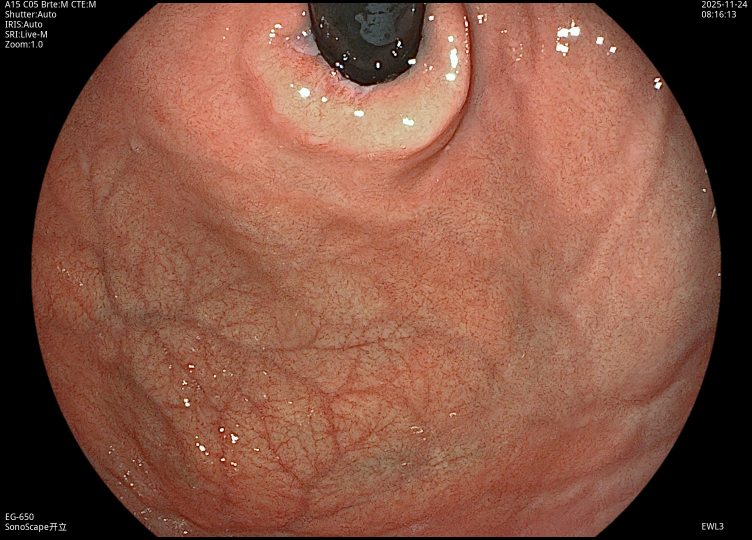
#> input picture data/calibration/good/202511241219G022.jpg, 1504 x 1080 px (shown at 1/2 size)
$ python batch_dark_visibility.py   (older library calls are emulated)
#> lines starting #> are read from the running program, lines starting #| are printed output that depends on the picture; after the words box and inside, x2 and y2 are one past the last pixel; in counts of white or black regions, pixels touching at a corner belong together
### scorer.py
import cv2
import numpy as np


def compute_fov_mask(image, threshold=10):
    """
    Compute endoscopic field-of-view mask.
    Exclude outer black background.

    Returns:
        fov_mask: boolean mask of valid image region
    """
    gray = cv2.cvtColor(image, cv2.COLOR_BGR2GRAY)

    # Basic threshold to separate valid region from black border
    mask = gray > threshold

    # Morphological cleanup
    mask_uint8 = mask.astype(np.uint8) * 255
    kernel = np.ones((7, 7), np.uint8)
    mask_uint8 = cv2.morphologyEx(mask_uint8, cv2.MORPH_CLOSE, kernel)
    mask_uint8 = cv2.morphologyEx(mask_uint8, cv2.MORPH_OPEN, kernel)

    # Keep largest connected component
    num_labels, labels, stats, _ = cv2.connectedComponentsWithStats(mask_uint8, connectivity=8)

    if num_labels <= 1:
        return mask

    largest_label = 1 + np.argmax(stats[1:, cv2.CC_STAT_AREA])
    fov_mask = labels == largest_label

    return fov_mask


# [41 lines left out: functions compute_blur_value, normalize_blur_score, compute_exposure_score, not called in this run]


def compute_dark_visibility_score(
    image,
    dark_threshold=85,
    detail_ref=18.0,
    kernel_size=9
):
    """
    Improved dark visibility using stable dark-region analysis.

    Returns:
        score
        dark_ratio
        bad_dark_ratio
    """
    gray = cv2.cvtColor(image, cv2.COLOR_BGR2GRAY).astype(np.float32)
    fov_mask = compute_fov_mask(image)

    if fov_mask.sum() == 0:
        return 0.0, 0.0, 1.0

    # ---- Dark mask ----
    dark_mask = (gray < dark_threshold) & fov_mask
    dark_ratio = float(dark_mask.sum() / fov_mask.sum())

    # ---- Stabilize dark region (not too small, not too noisy) ----
    dark_uint8 = dark_mask.astype(np.uint8) * 255
    kernel = np.ones((kernel_size, kernel_size), np.uint8)

    # erode slightly (remove boundary)
    dark_eroded = cv2.erode(dark_uint8, kernel, iterations=1)

    # dilate back (recover region size)
    dark_stable = cv2.dilate(dark_eroded, kernel, iterations=1)

    dark_stable_mask = dark_stable > 0

    # fallback
    if dark_stable_mask.sum() == 0:
        dark_stable_mask = dark_mask

    # ---- Gradient ----
    gx = cv2.Sobel(gray, cv2.CV_32F, 1, 0, ksize=3)
    gy = cv2.Sobel(gray, cv2.CV_32F, 0, 1, ksize=3)
    grad_mag = np.sqrt(gx ** 2 + gy ** 2)

    detail_score = grad_mag / detail_ref
    detail_score = np.clip(detail_score, 0.0, 1.0)

    # ---- Darkness ----
    darkness = 1.0 - gray / 255.0
    darkness = np.clip(darkness, 0.0, 1.0)

    # ---- Soft badness ----
    badness = (darkness ** 1.2) * (1.0 - detail_score)

    if dark_stable_mask.sum() > 0:
        bad_dark_ratio = float(badness[dark_stable_mask].mean())
    else:
        bad_dark_ratio = 0.0

    # ---- Final score ----
    penalty = bad_dark_ratio * 1.5
    score = 1.0 - penalty
    score = max(0.0, min(1.0, score))

    return score, dark_ratio, bad_dark_ratio

### batch_dark_visibility.py
import cv2
import os
from scorer import compute_dark_visibility_score

IMG_EXT = (".jpg", ".jpeg", ".png", ".bmp")


def process_folder(folder_path):
    results = []  # (filename, dark_ratio, bad_dark_ratio, dark_visibility_score)

    for filename in os.listdir(folder_path):
        if not filename.lower().endswith(IMG_EXT):
            continue

        image_path = os.path.join(folder_path, filename)
        image = cv2.imread(image_path)

        if image is None:
            print(f"Failed to load: {image_path}")
            continue

        dark_visibility_score, dark_ratio, bad_dark_ratio = compute_dark_visibility_score(image)
        results.append((filename, dark_ratio, bad_dark_ratio, dark_visibility_score))

    return results


# [44 lines left out: function summary, not called in this run]


def main():
    base = os.path.join("data", "calibration")

    good = process_folder(os.path.join(base, "good"))
#> in process_folder, image is the input picture: shape (1080, 1504, 3); mean B, G, R 66.4, 83.5, 130.4
#> in compute_dark_visibility_score, `gray = cv2.cvtColor(image, cv2.COLOR_BGR2GRAY).astype(np.float32)`:
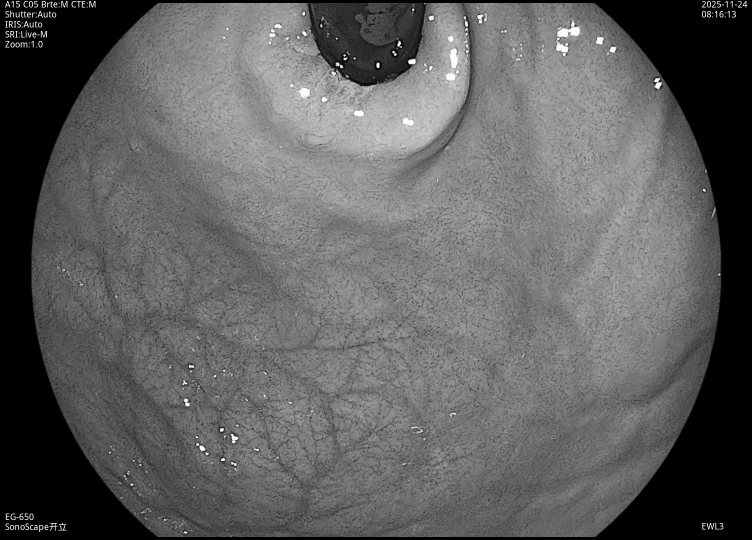
#> gray: shape (1080, 1504) float32 (shown at 1/2 size); min 0, max 255, mean 95.6
#> in compute_fov_mask, `mask = gray > threshold`:
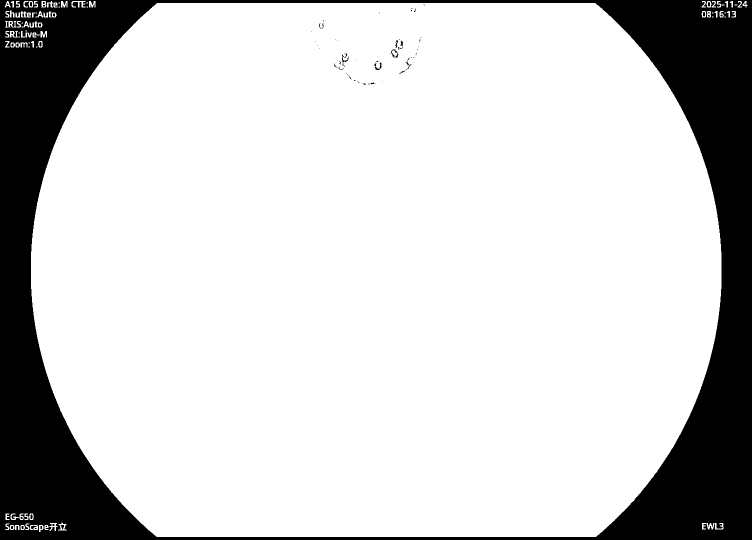
#> mask: shape (1080, 1504) bool (shown at 1/2 size); 81% white; 99 black regions (79 under 20 px), largest, box (x1, y1, x2, y2) and area: (0, 0, 1504, 1080) 306858, (684, 107, 697, 132) 88, (781, 99, 797, 116) 84
#> in compute_fov_mask, `mask_uint8 = cv2.morphologyEx(mask_uint8, cv2.MORPH_CLOSE, kernel)`: mask_uint8: shape (1080, 1504); 81.4% white; 9 black regions, largest, box (x1, y1, x2, y2) and area: (0, 0, 1504, 1080) 302276, (104, 0, 122, 5) 90, (1466, 0, 1476, 9) 90
#> in compute_fov_mask, `mask_uint8 = cv2.morphologyEx(mask_uint8, cv2.MORPH_OPEN, kernel)`: mask_uint8: shape (1080, 1504); 81.3% white; 3 black regions, box (x1, y1, x2, y2) and area: (0, 0, 1504, 1080) 303143, (92, 0, 122, 5) 150, (171, 0, 178, 5) 35
#> in compute_fov_mask, `num_labels, labels, stats, _ = cv2.connectedComponentsWithStats(mask_u..`:
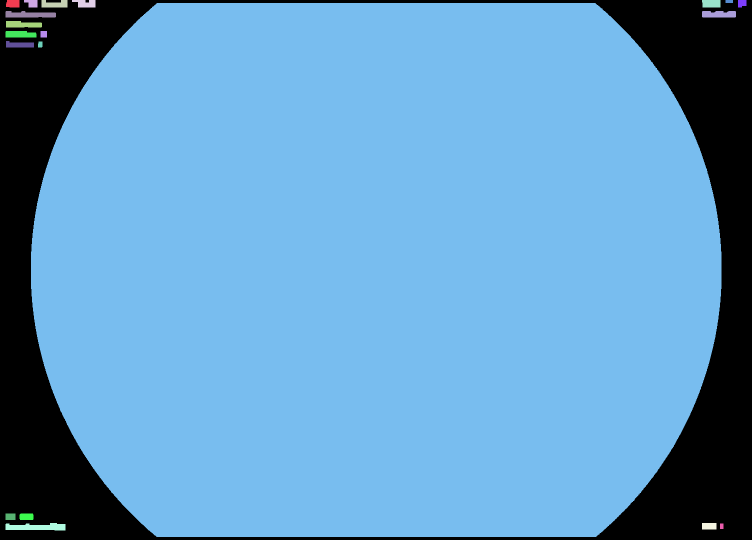
#> labels: shape (1080, 1504) int32 (shown at 1/2 size); 21 distinct labels, from 0 to 20; one colour per label, 0 black
#> in compute_fov_mask, `num_labels, labels, stats, _ = cv2.connectedComponentsWithStats(mask_u..`: num_labels = 21; stats = 21 rows, first 6: [0, 0, 1504, 1080, 303328], [12, 0, 27, 15, 387], [48, 0, 27, 15, 315], [83, 0, 52, 15, 630], [144, 0, 47, 15, 538], [1404, 0, 37, 15, 545]
#> in compute_fov_mask, `largest_label = 1 + np.argmax(stats[1:, cv2.CC_STAT_AREA])`: largest_label = 8
#> in compute_fov_mask, `fov_mask = labels == largest_label`: fov_mask: shape (1080, 1504) bool; 80.7% white; 1 black region, box (x1, y1, x2, y2) and area: (0, 0, 1504, 1080) 312778
#> in compute_dark_visibility_score, `dark_mask = (gray < dark_threshold) & fov_mask`:
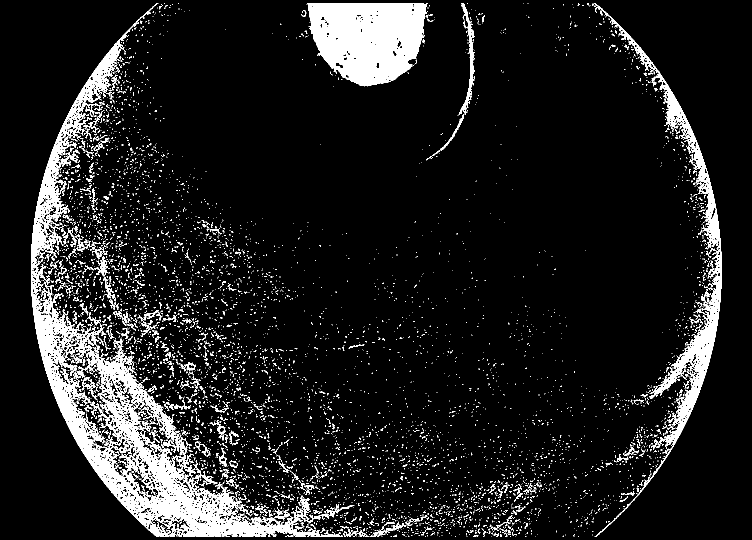
#> dark_mask: shape (1080, 1504) bool (shown at 1/2 size); 10% white; 6353 white regions (5965 under 20 px), largest, box (x1, y1, x2, y2) and area: (62, 6, 686, 1074) 69394, (615, 6, 856, 173) 30155, (1187, 6, 1443, 1074) 18727
#> in compute_dark_visibility_score, `dark_ratio = float(dark_mask.sum() / fov_mask.sum())`: dark_ratio = 0.124
#> in compute_dark_visibility_score, `dark_eroded = cv2.erode(dark_uint8, kernel, iterations=1)`: dark_eroded: shape (1080, 1504); 1.4% white; 82 white regions (59 under 20 px), largest, box (x1, y1, x2, y2) and area: (623, 10, 848, 168) 20704, (397, 1048, 448, 1066) 275, (1411, 646, 1431, 684) 273
#> in compute_dark_visibility_score, `dark_stable = cv2.dilate(dark_eroded, kernel, iterations=1)`: dark_stable: shape (1080, 1504); 2.7% white; 50 white regions, largest, box (x1, y1, x2, y2) and area: (619, 6, 852, 172) 28657, (1365, 642, 1435, 726) 2223, (393, 1044, 452, 1074) 1095
#> in compute_dark_visibility_score, `gx = cv2.Sobel(gray, cv2.CV_32F, 1, 0, ksize=3)`:
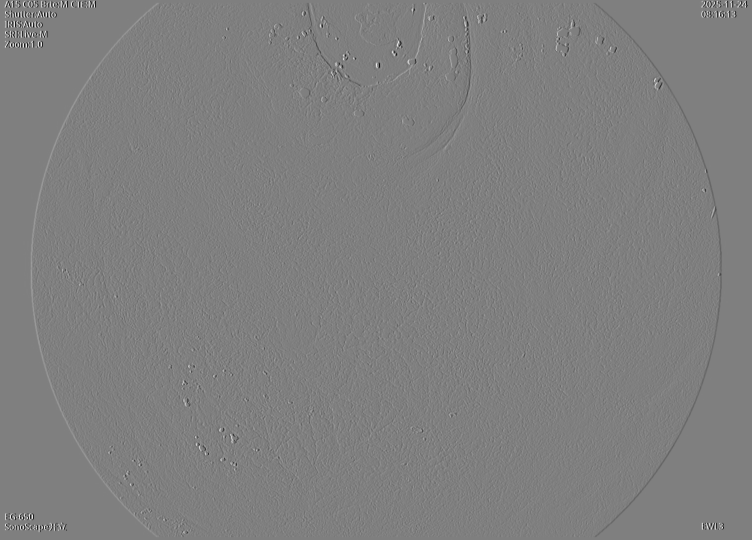
#> gx: shape (1080, 1504) float32 (shown at 1/2 size); min -1020, max 1020, mean 0; drawn with min black and max white
#> in compute_dark_visibility_score, `darkness = 1.0 - gray / 255.0`:
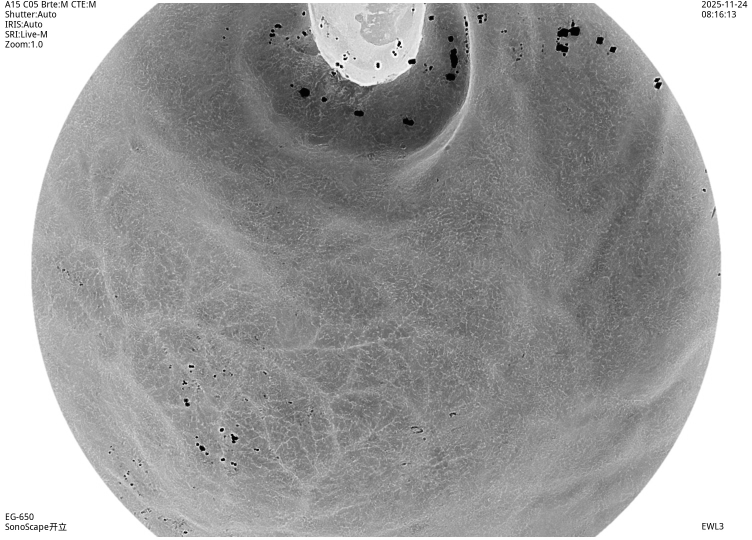
#> darkness: shape (1080, 1504) float32 (shown at 1/2 size); min 0, max 1, mean 0.625
#> in compute_dark_visibility_score, `badness = (darkness ** 1.2) * (1.0 - detail_score)`:
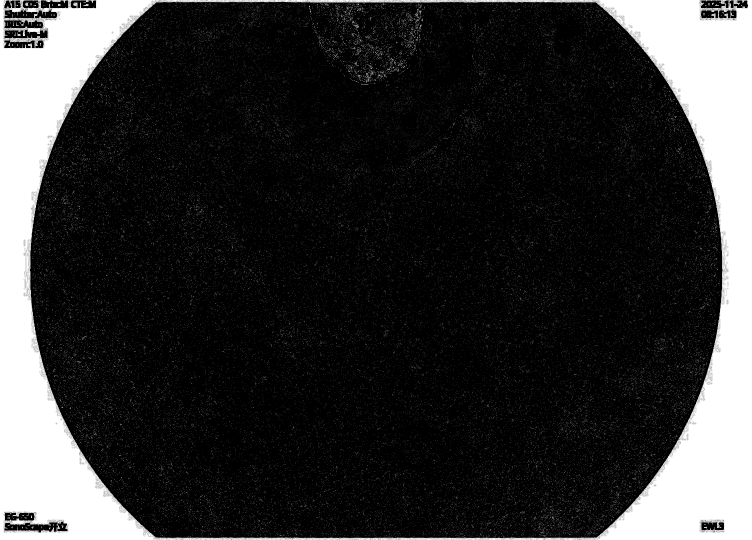
#> badness: shape (1080, 1504) float32 (shown at 1/2 size); min 0, max 1, mean 0.195
#> in compute_dark_visibility_score, `bad_dark_ratio = float(badness[dark_stable_mask].mean())`: bad_dark_ratio = 0.0567
#> in compute_dark_visibility_score, `penalty = bad_dark_ratio * 1.5`: penalty = 0.085
#> in compute_dark_visibility_score, `score = 1.0 - penalty`: score = 0.915
#> in process_folder, `dark_visibility_score, dark_ratio, bad_dark_ratio = compute_dark_visib..`: dark_ratio = 0.124; bad_dark_ratio = 0.0567
    medium = process_folder(os.path.join(base, "medium"))
    bad = process_folder(os.path.join(base, "bad"))

    summary(good, "GOOD")
    summary(medium, "MEDIUM")
    summary(bad, "BAD")


if __name__ == "__main__":
#> (the run stopped early here; a loop or call above may not have finished)
